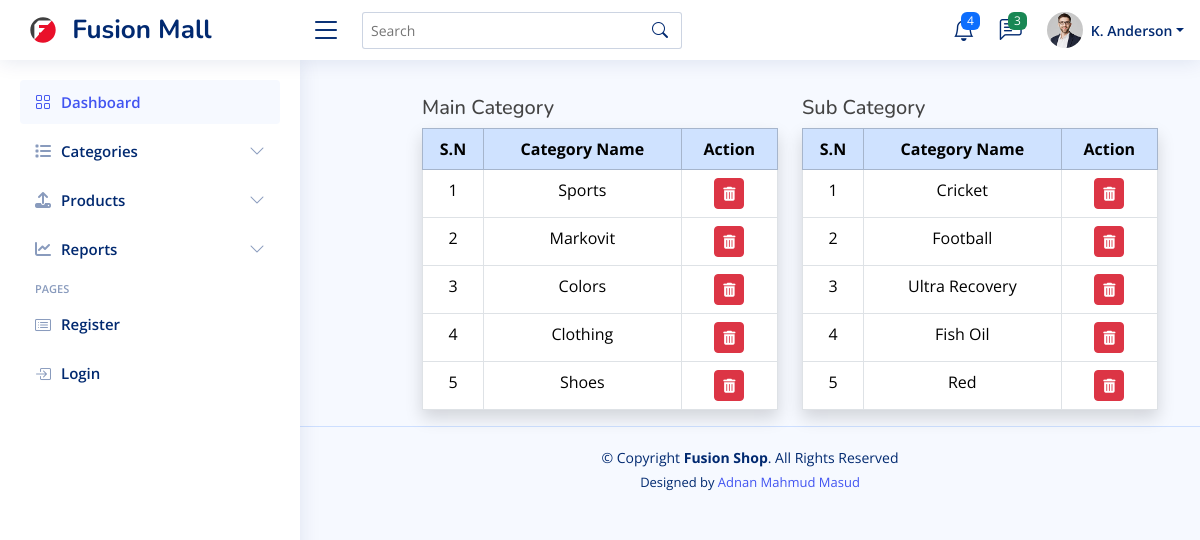
Screenshot of /dashboard/category-reports.php with the database file from the repository.
### tables this page shows
CREATE TABLE `main_category` (
  `id` int(255) NOT NULL,
  `name` varchar(255) NOT NULL,
  `post` varchar(255) NOT NULL,
  `time` varchar(255) NOT NULL DEFAULT current_timestamp()
);

CREATE TABLE `child_category` (
  `id` int(255) NOT NULL,
  `name` varchar(255) NOT NULL,
  `parent_id` varchar(255) NOT NULL,
  `post` varchar(255) NOT NULL,
  `time` varchar(255) NOT NULL DEFAULT current_timestamp()
);

### dashboard/category-reports.php (the view, shortened to what this page needs)
<?php
    include 'header.php';
    include 'sidebar.php';
?>
<div class="container">
    <div class="row">
    </div>
</div>
<div class="container">
    <div class="row">
        <div class="col-md-4 ms-auto">
            <h5 class="mt-5">Main Category</h5>
            <table class="table table-bordered table-responsive text-center shadow">
                <thead class="table-primary">
                    <tr>
                        <th>S.N</th>
                        <th>Category Name</th>
                        <th>Action</th>
                    </tr>
                </thead>
                <tbody>
                    <?php
                        $find_parent_query = "SELECT * FROM main_category";
                        $run_find_paren_query = mysqli_query($connection, $find_parent_query);
                        $serioul = 0;
                        if($run_find_paren_query == true){
                            while ($parent_info = mysqli_fetch_assoc($run_find_paren_query)) {
                                $serioul++;
                                $main_category_name = $parent_info['name']; ?>
                                <tr>
                                    <td><?php echo $serioul;?></td>
                                    <td><?php echo $main_category_name;?></td>
                                    <td><a class="btn btn-sm btn-danger" href="delete-core.php?main_id=<?php echo $parent_info['id'];?>"><i class="fa-solid fa-trash-can"></i></a></td>
                                </tr>
                            <?php } } ?>
                </tbody>
            </table>
        </div>
        <div class="col-md-4">
            <h5 class="mt-5">Sub Category</h5>
            <table class="table table-responsive table-bordered text-center shadow">
                <thead class="table-primary">
                    <tr>
                        <th>S.N</th>
                        <th>Category Name</th>
                        <th>Action</th>
                    </tr>
                </thead>
                <tbody>
                    <?php
                        $find_child_query = "SELECT * FROM child_category";
                        $run_find_paren_query = mysqli_query($connection, $find_child_query);
                        $serioul = 0;
                        if($run_find_paren_query == true){
                            while ($child_info = mysqli_fetch_assoc($run_find_paren_query)) { $serioul++; ?>
                    <tr>
                        <td><?php echo $serioul;?></td>
                        <td><?php echo $child_info['name'];?></td>
                        <td><a class="btn btn-sm btn-danger" href="delete-core.php?child_id=<?php echo $child_info['id'];?>"><i class="fa-solid fa-trash-can"></i></a></td>
                    </tr>
                            <?php }
                        }
                    ?>
                </tbody>
            </table>
        </div>
    </div>
</div>
<?php include 'footer.php';?>

### dashboard/assets/css/style.css (style rules this page uses)
:root { scroll-behavior: smooth; }
body { font-family: "Open Sans", sans-serif; background: #f6f9ff; color: #444444; }
a { color: #4154f1; text-decoration: none; }
h1, h2, h3, h4, h5, h6 { font-family: "Nunito", sans-serif; }

### rows the page displays
main_category: name "Sports"
main_category: name "Markovit"
main_category: name "Colors"
main_category: name "Clothing"
main_category: name "Shoes"
child_category: name "Cricket"
child_category: name "Football"
child_category: name "Ultra Recovery"
child_category: name "Fish Oil"
child_category: name "Red"
